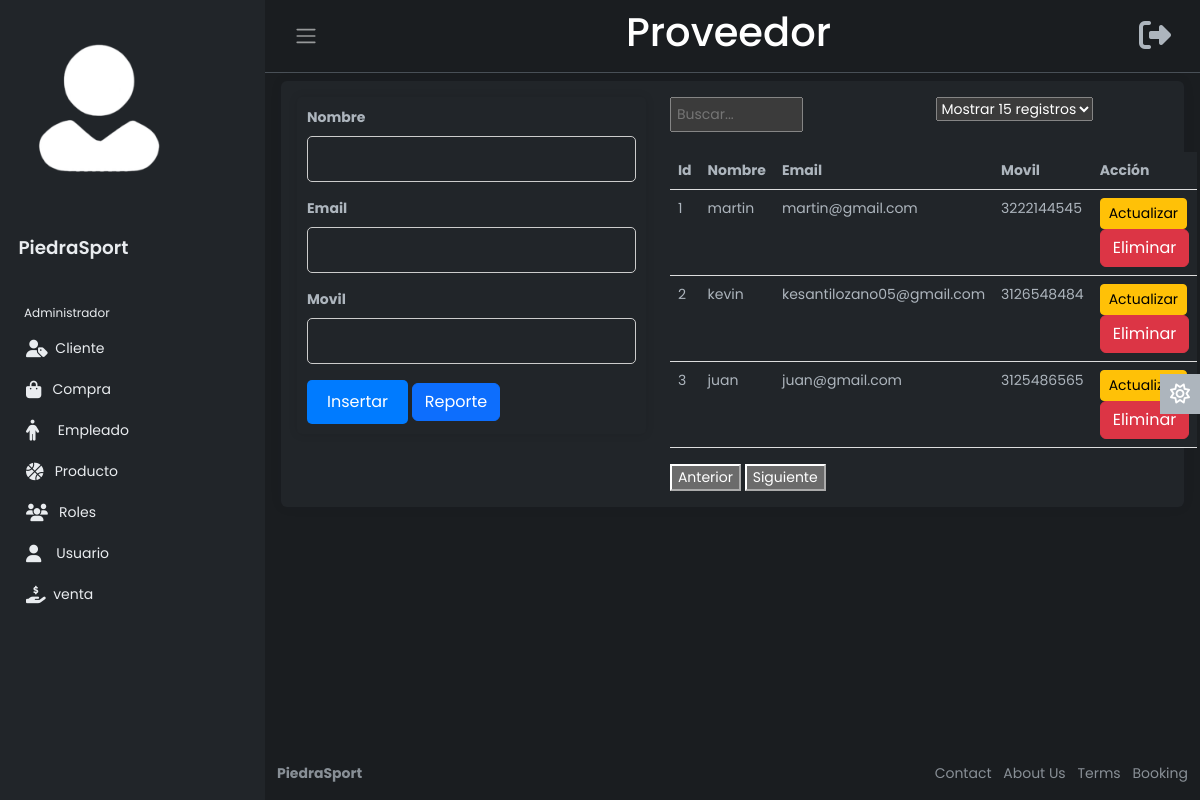
/views/static/proveedor.php (signed in), run on the app's committed database.
### tables this page shows
CREATE TABLE `proveedores` (
  `ID` int(11) NOT NULL,
  `NOMBRE` varchar(50) NOT NULL,
  `EMAIL` varchar(100) NOT NULL,
  `MOVIL` varchar(15) NOT NULL
);

### views/static/Proveedor.php (the view, shortened to what this page needs)
<!DOCTYPE html>
<html lang="en" data-bs-theme="dark">
<head>
    <link rel="stylesheet" href="https://cdn.jsdelivr.net/npm/bootstrap@5.3.0-alpha2/dist/css/bootstrap.min.css">
    <link rel="stylesheet" href="css/style.css">
</head>
<body>
    <div class="wrapper">
        <aside id="sidebar" class="js-sidebar">
            <div class="h-100">
                <div class="navbar-collapse navbar">
                    <ul class="navbar-nav">
                        <li class="nav-item dropdown">
                            <a href="#" data-bs-toggle="dropdown" class="nav-icon pe-md-0">
                                <img src="img/usuar.png" class="avatar img-fluid rounded enlarge-image" alt="">
                            </a>
                        </li>
                    </ul>
                </div>
                <div class="sidebar-logo">
                    <a href="#">PiedraSport</a>
                </div>
                <ul class="sidebar-nav">
                    <li class="sidebar-header">
                        Administrador
                    </li>
                    <li class="sidebar-item">
                        <a href="Cliente.php" class="sidebar-link ">
                            &nbsp;Cliente
                        </a>
                    </li>
                    <li class="sidebar-item">
                        <a href="Compra.php" class="sidebar-link">
                            &nbsp;&nbsp;Compra
                        </a>
                    </li>
                    <li class="sidebar-item">
                        <a href="empleado.php" class="sidebar-link">
                            &nbsp;&nbsp;&nbsp;&nbsp;Empleado
                        </a>
                    </li>
                    <li class="sidebar-item">
                        <a href="Producto.php" class="sidebar-link">
                            &nbsp;&nbsp;Producto
                        </a>
                    </li>
                    <li class="sidebar-item">
                        <a href="Rol.php" class="sidebar-link">
                            &nbsp;&nbsp;Roles
                        </a>
                    </li>
                    <li class="sidebar-item">
                        <a href="Usuario.php" class="sidebar-link" >
                            &nbsp;&nbsp;&nbsp;Usuario
                        </a>
                    </li>
                    <li class="sidebar-item">
                        <a href="venta.php" class="sidebar-link ">
                            &nbsp;venta
                        </a>
                    </li>
                </ul>
            </div>
        </aside>
        <div class="main">
            <nav class="navbar navbar-expand px-3 border-bottom">
                <button class="btn" id="sidebar-toggle" type="button">
                    <span class="navbar-toggler-icon"></span>
                </button>
                <div class="title">
                        <h1>Proveedor</h1>
                </div>
                    <ul class="navbar-nav">
                    <button class="btn" id="sidebar-toggle" type="button"  onclick="window.location.href = '../../cerrar_sesion.php';">
                            <span class="fa-solid fa-right-from-bracket fa-2xl"></span>
                        </button>
                    </ul>
            </nav>
            <main class="content px-3 py-2">
                <div class="card-body">
                    <div class="card-body">
                    <div class="card border-0">
                        <div class="card-body">
                            <div class="row">
                                <div class="col-md-5">
                                <form id="insertForm" action="../../controllers/ProveedorController.php" method="post">
                                        <div class="mb-3">
                                            <label for="Nombre" class="form-label">Nombre</label>
                                            <input type="text" class="form-control" id="Nombre" name="nombre" required>
                                        </div>
                                        <div class="mb-3">
                                            <label for="Email" class="form-label">Email</label>
                                            <input type="text" class="form-control" id="Email" name="email" required>
                                        </div>
                                        <div class="mb-3">
                                            <label for="Movil" class="form-label">Movil</label>
                                            <input type="text" class="form-control" id="Movil" name="movil" required>
                                        </div>
                                        <button type="submit" class="btn btn-primary">Insertar</button>
                                        <button class="btn btn-primary" onclick="window.location.href = 'Reporte_prov.php';">Reporte</button>
                                    </form>
                                </div>
                                <div class="col-md-6">
                                    <div class="table-controls">
                                        <div class="search-box">
                                            <input type="text" id="searchInput" placeholder="Buscar...">
                                        </div>
                                        <div class="filter-box">
                                            <select id="perPageSelect">
                                                <option value="15" selected>Mostrar 15 registros</option>
                                            </select>
                                        </div>
                                    </div>
                                    <table class="table" id="dataTable">
                                        <thead>
                                            <tr>
                                                <th scope="col">Id</th>
                                                <th scope="col">Nombre</th>
                                                <th scope="col">Email</th>
                                                <th scope="col">Movil</th>
                                                <th scope="col">Acción</th>
                                            </tr>
                                        </thead>
                                        <tbody>
                                        <?php
                                            $co = mysqli_connect('localhost','root','','piedrasportsdb');
                                            $sql="SELECT * FROM proveedores";
                                            $result =mysqli_query($co,$sql);
                                            while($mostrar=mysqli_fetch_array($result)){
                                            ?>
                                            <tr>
                                                <td><?php echo $mostrar ['ID']?></td>
                                                <td><?php echo $mostrar ['NOMBRE']?></td>
                                                <td><?php echo $mostrar ['EMAIL']?></td>
                                                <td><?php echo $mostrar ['MOVIL']?></td>
                                                <td>
                                                <button type="button" class="btn btn-sm btn-warning" data-bs-toggle="modal" data-bs-target="#updateModal">Actualizar</button>
                                                <button type="button" class="btn btn btn-danger" data-bs-toggle="modal" data-bs-target="#deleteModal">Eliminar</button>
                                                </td>
                                            </tr>
                                            <?php
                                            }
                                            ?>
                                        </tbody>
                                    </table>
                                    <div class="pagination-buttons mt-3">
                                        <button id="prevPageButton">Anterior</button>
                                        <button id="nextPageButton">Siguiente</button>
                                    </div>
                                </div>
                            </div>
                        </div>
                    </div>
            </main>
            <a href="#" class="theme-toggle">
                <i class="fa-regular fa-sun"></i>
            </a>
            <footer class="footer">
                <div class="container-fluid">
                    <div class="row text-muted">
                        <div class="col-6 text-start">
                            <p class="mb-0">
                                <a href="#" class="text-muted">
                                    <strong>PiedraSport</strong>
                                </a>
                            </p>
                        </div>
                        <div class="col-6 text-end">
                            <ul class="list-inline">
                                <li class="list-inline-item">
                                    <a href="#" class="text-muted">Contact</a>
                                </li>
                                <li class="list-inline-item">
                                    <a href="#" class="text-muted">About Us</a>
                                </li>
                                <li class="list-inline-item">
                                    <a href="#" class="text-muted">Terms</a>
                                </li>
                                <li class="list-inline-item">
                                    <a href="#" class="text-muted">Booking</a>
                                </li>
                            </ul>
                        </div>
                    </div>
                </div>
            </footer>
        </div>
    </div>
</body>
</html>

### views/static/css/style.css (style rules this page uses)
body { font-family: 'Poppins', sans-serif; font-size: 0.875rem; opacity: 1; overflow-y: scroll; margin: 0; }
a { cursor: pointer; text-decoration: none; font-family: 'Poppins', sans-serif; }
li { list-style: none; }
.wrapper { align-items: stretch; display: flex; width: 100%; }
#sidebar { max-width: 265px; min-width: 265px; background: var(--bs-dark); transition: all 0.35s ease-in-out; }
.main { display: flex; flex-direction: column; min-height: 100vh; min-width: 0; overflow: hidden; transition: all 0.35s ease-in-out; width: 100%; background: var(--bs-dark-bg-subtle); }
.sidebar-logo { padding: 1.15rem; }
.sidebar-logo a { color: #e9ecef; font-size: 1.15rem; font-weight: 600; }
.title { font-weight: 2000; margin-left: auto; font-family: 'Poppins', sans-serif; font-size: 1.15rem; color: var(--bs-emphasis-color); }
.sidebar-nav { flex-grow: 1; list-style: none; margin-bottom: 0; padding-left: 0; margin-left: 0; }
.sidebar-header { color: #e9ecef; font-size: .75rem; padding: 1.5rem 1.5rem .375rem; }
a.sidebar-link { padding: .625rem 1.625rem; color: #e9ecef; position: relative; display: block; font-size: 0.875rem; }
.avatar { height: 40px; width: 40px; }
.navbar-expand .navbar-nav { margin-left: auto; }
.content { flex: 1; max-width: 100vw; width: 100vw; }
@media (min-width:768px) { .content { max-width: auto; width: auto; } }
.card { box-shadow: 0 0 .875rem 0 rgba(34, 46, 60, .05); margin-bottom: 24px; }
.theme-toggle { position: fixed; top: 50%; transform: translateY(-65%); text-align: center; z-index: 10; right: 0; left: auto; border: none; background-color: var(--bs-body-color); }
html[data-bs-theme="dark"] .theme-toggle .fa-sun, html[data-bs-theme="light"] .theme-toggle .fa-moon { cursor: pointer; padding: 10px; display: block; font-size: 1.25rem; color: #FFF; }
#searchInput { margin-bottom: 10px; padding: 5px; width: 50%; }
#perPageSelect { margin-bottom: 10px; }
.table { width: 118%; border-collapse: collapse; }
.table th, .table td { padding: 8px; border-bottom: 1px solid #ddd; text-align: left; }
.table th { cursor: pointer; }
.table-controls { display: flex; justify-content: space-between; margin-bottom: 10px; }
.search-box { flex-grow: 1; }
.filter-box { margin-left: 0px; }
#insertForm { padding: 10px; border-radius: 5px; box-shadow: 0 0 10px rgba(0, 0, 0, 0.1); }
#insertForm .mb-3 { margin-bottom: 10px; }
#insertForm label { font-weight: bold; }
#insertForm input[type="text"] { width: 100%; padding: 10px; border: 1px solid #ccc; border-radius: 5px; box-sizing: border-box; }
#insertForm button[type="submit"] { padding: 10px 20px; background-color: #007bff; color: #fff; border: none; border-radius: 5px; cursor: pointer; }
.enlarge-image { width: 200px; height: 200px; }

### data on the page
proveedores: ID "1", NOMBRE "martin", EMAIL "martin@gmail.com", MOVIL "3222144545"
proveedores: ID "2", NOMBRE "kevin", EMAIL "kesantilozano05@gmail.com", MOVIL "3126548484"
proveedores: ID "3", NOMBRE "juan", EMAIL "juan@gmail.com", MOVIL "3125486565"
